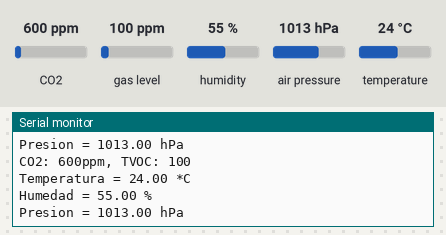
Simulated run of this sketch. Board: Arduino Uno, built with avr-gcc and run on an emulated ATmega328P. On the bench: the last lines printed to the serial monitor. Inputs (shaded band) come from the test bench; at power-on: gas level 100 ppm, air pressure 1013 hPa, CO2 600 ppm, humidity 55 %, temperature 24 °C. WiFi joins after 1.5 s; servers stay silent unless stated.

Above: at 1.2 s.
1.3 s: gas level set to 95 ppm
At 2.2 s:
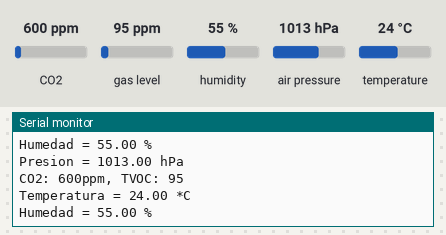
4.3 s: air pressure set to 952 hPa
At 4.8 s:
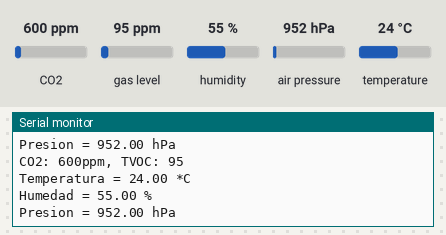
7.3 s: CO2 set to 1050 ppm
10.3 s: CO2 set to 452 ppm
At 11.0 s:
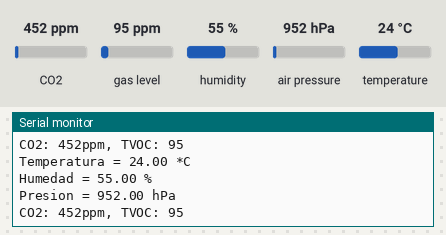
13.3 s: gas level set to 250 ppm
At 14.1 s:
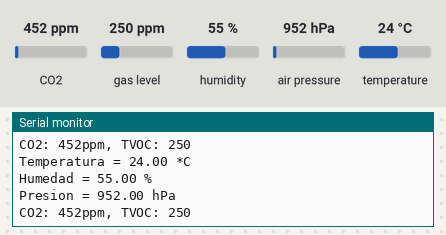
16.3 s: air pressure set to 1000 hPa
At 17.1 s:
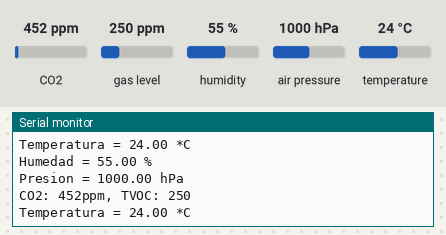
Timing chart, 0 to 19.3 s (numbered marks = the images above; inputs shaded):
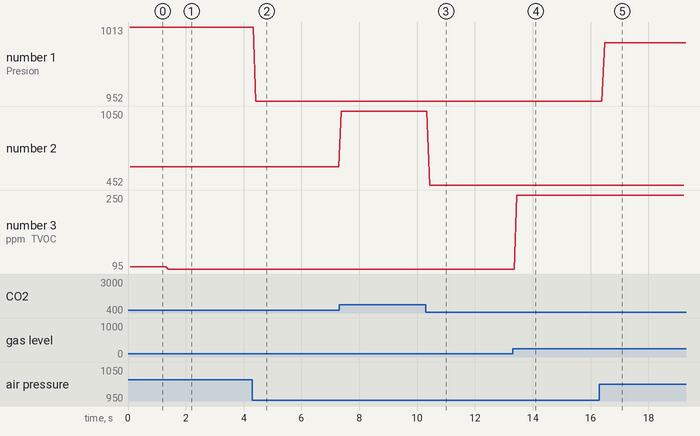

The sketch:

arduino_CO2_eth.ino
```cpp
#include "Adafruit_CCS811.h"
#include <Adafruit_BME280.h>
#include <Adafruit_Sensor.h>
#include <Ethernet.h>
// the sensor communicates using SPI, so include the library:
#include <SPI.h>

Adafruit_CCS811 ccs;

Adafruit_BME280 bme; // use I2C interface
Adafruit_Sensor *bme_temp = bme.getTemperatureSensor();
Adafruit_Sensor *bme_pressure = bme.getPressureSensor();
Adafruit_Sensor *bme_humidity = bme.getHumiditySensor();

// assign a MAC address for the Ethernet controller.
// fill in your address here:
byte mac[] = { 0xDE, 0xAD, 0xBE, 0xEF, 0xFE, 0xED };
// assign an IP address for the controller:
IPAddress ip(192, 168, 1, 200);
IPAddress ms(255, 255, 255, 0);
IPAddress gw(192, 168, 1, 1);
IPAddress dns(192, 168, 1, 1);
// Initialize the Ethernet server library
// with the IP address and port you want to use
// (port 80 is default for HTTP):
EthernetServer server(80);

String json,solicitud;
float fTemperatura, fHumedad, fPresion;
int iCO2, iVOC;

void setup() {
  Serial.begin(9600);

// ********************************* CONFIGURACIÓN DEL SENSOR DE BME280 (TEMPERATURA, HUMEDAD Y PRESIÓN
  if (!bme.begin(0x76)) {
    Serial.println(F("No se ha encontrado el sensor BME280"));
    while (1) delay(10);
  }

  bme_temp->printSensorDetails();
  bme_pressure->printSensorDetails();
  bme_humidity->printSensorDetails();


// ********************************* CONFIGURACIÓN DEL EYHERNET SHIELD Y LOS PARÁMETROS DE RED
  // start the Ethernet connection
  Ethernet.begin(mac, ip, dns, gw, ms);

  // Check for Ethernet hardware present
  if (Ethernet.hardwareStatus() == EthernetNoHardware) {
    Serial.println("Ethernet shield was not found.  Sorry, can't run without hardware. :(");
    while (true) {
      delay(1); // do nothing, no point running without Ethernet hardware
    }
  }
  if (Ethernet.linkStatus() == LinkOFF) {
    Serial.println("Ethernet cable is not connected.");
  }
  // start listening for clients
  server.begin();

// ********************************* CONFIGURACIÓN DEL SENSOR CCS811 (CO2 Y GASES)
  Serial.println("CCS811 test");

  if(!ccs.begin()){
    Serial.println("Failed to start sensor! Please check your wiring.");
    while(1);
  }

  // Wait for the sensor to be ready
  while(!ccs.available());
}

void loop() {
  // listen for incoming Ethernet connections:
  listenForEthernetClients();
}

// ********************************* FUNCIÓN QUE ESPERA LA CONEXIÓN DE UN CLIENTE
void listenForEthernetClients()
{
  EthernetClient cliente = server.available();
  char c;
  if (cliente.available())
  {
    c = cliente.read();
    Serial.print(c);
    if ( solicitud.length() < 100 )
    {
      solicitud += c;
    }
  }
  TemHumPre();
  LeeCO2();
  if ( c == '\n' )
  {
    json = "{";
    json += "\"Temperatura\":\"" + (String)fTemperatura + "\",";
    json += "\"Humedad\":\"" + (String)fHumedad + "\",";
    json += "\"Presion\":\"" + (String)fPresion + "\",";
    json += "\"CO2\":\"" + (String)iCO2 + "\",";
    json += "\"VOC\":\"" + (String)iVOC + "\",";
    json += "\"uptime\":\"" + (String)millis() + "\"";
    json += "}\n";

    cliente.println("HTTP/1.1 200 OK"); // enviamos cabeceras
    cliente.println("Cache-Control: no-store, no-cache, must-revalidate, max-age=0");
    cliente.println("Content-Type: text/javascript");
    cliente.println("Access-Control-Allow-Origin: *");
    cliente.println();
    cliente.println(json); //imprimimos datos

    delay(100); // esperamos un poco
    cliente.stop(); //cerramos la conexión
  }
}

// ********************************* FUNCIÓN QUE LEE LA TEMPERATURA, LA HUMEDAD Y LA PRESION
void TemHumPre()
{
  sensors_event_t temp_event, pressure_event, humidity_event;
  bme_temp->getEvent(&temp_event);
  bme_pressure->getEvent(&pressure_event);
  bme_humidity->getEvent(&humidity_event);

  Serial.print(F("Temperatura = "));
  Serial.print(temp_event.temperature);
  Serial.println(" *C");

  fTemperatura = temp_event.temperature;

  Serial.print(F("Humedad = "));
  Serial.print(humidity_event.relative_humidity);
  Serial.println(" %");

  fHumedad = humidity_event.relative_humidity;

  Serial.print(F("Presion = "));
  Serial.print(pressure_event.pressure);
  Serial.println(" hPa");

  fPresion = pressure_event.pressure;

//  delay(1000);
}

// ********************************* FUNCIÓN QUE LEE EL NIVEL DE CO2
void LeeCO2()
{
  // int iCO2, iTVOC;
  ///delay(10000);
  if(ccs.available())
  {
    if(!ccs.readData())
    {
      Serial.print("CO2: ");
      iCO2 = ccs.geteCO2();
      Serial.print(iCO2);
      Serial.print("ppm, TVOC: ");
      iVOC = ccs.getTVOC();
      Serial.println(iVOC);
    }
    else
    {
      Serial.println("ERROR!");
      while(1);
    }
  }
 // delay(500);
}
```

Measured:
- the behaviour switches between 100 and 99 ppm on gas level (found by bisection; images 0 and 1)
- after the input at 1.3 s, the serial monitor: prints a new line after 0.09 s (image 1)
- after the input at 4.3 s, the serial monitor: prints a new line after 0.12 s (image 2)
- after the input at 10.3 s, the serial monitor: prints a new line after 0.13 s (image 3)
- after the input at 13.3 s, the serial monitor: prints a new line after 0.15 s (image 4)
- after the input at 16.3 s, the serial monitor: prints a new line after 0.18 s (image 5)
- plotted number 1: 1013 → 952 after the input at 4.3 s, 952 → 1000 after the input at 16.3 s
- plotted number 2: 600 → 1050 after the input at 7.3 s, 1050 → 452 after the input at 10.3 s
